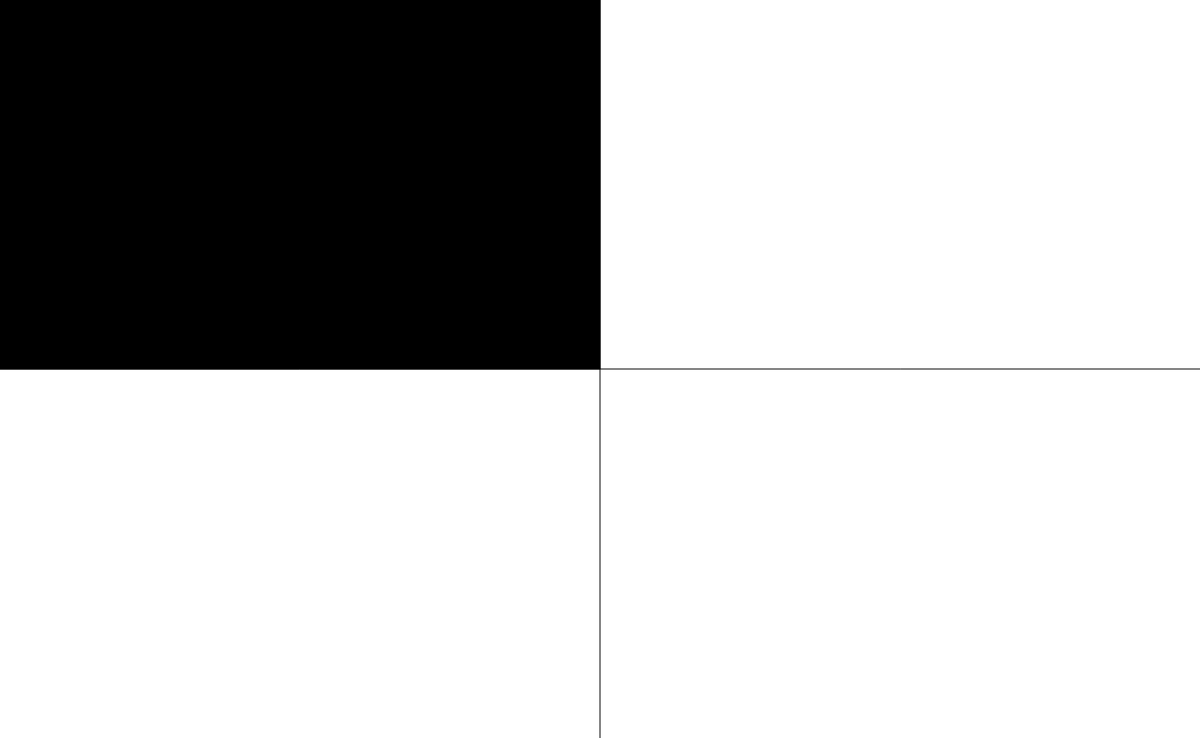
Frame 1 (no input)
Frame 60 (no input): identical to frame 1, image omitted
Frame 120 (the mouse pressed at the canvas centre since frame 60): identical to frame 1, image omitted

The p5.js sketch that drew this single still picture (run headless with seeded random() and noise() and a simulated clock; from frame 60 on, the mouse is pressed at the canvas centre):

// p5.js sketch
// ── sketch.js
var x = 50;
var y = 50;
var w = 100;
var h = 100;

function setup() {
  createCanvas(1300, 800);
}

function draw() {
  background(255);
  fill(0);
  line(width/2, 0, width/2, height);
  line(0, height/2, width, height/2);

  //The left sqare turns black when the mouse hovers over it
  if (mouseX >= 0 && mouseX <= width/2 && mouseY >= 0 && mouseY <= height/2) {
    rect(0, 0, width/2, height/2);
  //The right bottom sqare turns black when the mouse hovers over it
  } else if (mouseX >= width/2 && mouseX <= width && mouseY >= height/2 && mouseY <= height) {
    rect(width/2, height/2, width/2, height/2);
  //The left botton square turns black when the mouse hovers over it
  } else if (mouseX >= 0 && mouseX <= width/2 <= width && mouseY >= height/2 && mouseY <= height) {
    rect(0, height/2, width/2, height/2);
  //The right upper sqare turns black when the mouse hovers over it
  } else if (mouseX >= width/2 && mouseX <= width && mouseY >= 0, mouseY <= height/2) {
    rect(width/2, 0, width/2, height/2);
  }
}
